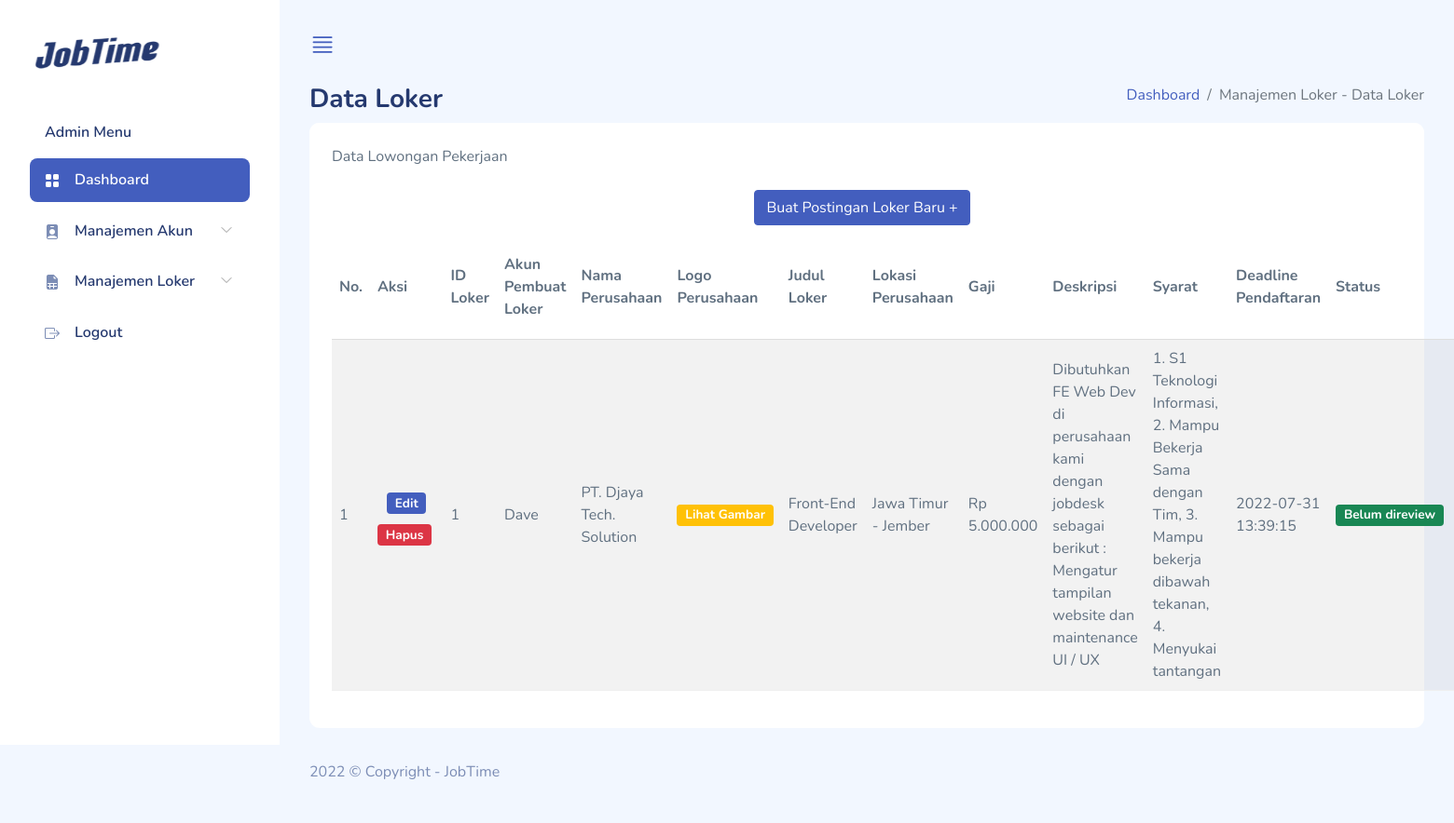
/index.php/admin/daftar_loker, run on the app's committed database.
### tables this page shows
CREATE TABLE `tb_jobs` (
  `id_jobs` int(10) NOT NULL,
  `id_user` int(10) NOT NULL,
  `id_jobs_status` int(1) NOT NULL,
  `logo` varchar(300) NOT NULL,
  `judul` varchar(100) NOT NULL,
  `perusahaan_nama` varchar(100) NOT NULL,
  `perusahaan_lokasi` varchar(100) NOT NULL,
  `gaji` int(30) DEFAULT NULL,
  `deskripsi` varchar(500) DEFAULT NULL,
  `syarat` varchar(500) DEFAULT NULL,
  `created_at` timestamp NOT NULL DEFAULT CURRENT_TIMESTAMP,
  `updated_at` timestamp NULL DEFAULT CURRENT_TIMESTAMP,
  `deadline` datetime NOT NULL,
  `link` varchar(500) NOT NULL
);

CREATE TABLE `tb_user` (
  `id_user` int(10) NOT NULL,
  `id_role` int(10) NOT NULL,
  `nama` varchar(100) NOT NULL,
  `email` varchar(100) NOT NULL,
  `password` varchar(100) NOT NULL,
  `no_hp` varchar(15) DEFAULT NULL,
  `tgl_lahir` date DEFAULT NULL,
  `jenis_kelamin` varchar(20) DEFAULT NULL,
  `foto` varchar(30) DEFAULT NULL,
  `provinsi` varchar(30) DEFAULT NULL,
  `kota` varchar(30) DEFAULT NULL,
  `kecamatan` varchar(30) DEFAULT NULL,
  `desa` varchar(30) DEFAULT NULL,
  `alamat` varchar(100) DEFAULT NULL,
  `created_at` timestamp NOT NULL DEFAULT CURRENT_TIMESTAMP,
  `updated_at` timestamp NULL DEFAULT CURRENT_TIMESTAMP
);

CREATE TABLE `tb_jobs_status` (
  `id_jobs_status` int(1) NOT NULL,
  `name_jobs_status` varchar(100) NOT NULL
);

### application/controllers/Admin.php (called while the page is built, shortened)
<?php
class Admin extends CI_Controller
{
    function __construct()
    {
        $this->load->model('M_admin');
    }
    public function daftar_loker()
    {
        $data['title'] = 'Daftar Loker | JobTime';
        $data['data_user'] = $this->M_admin->data_user($this->session->userdata('id_user'));
        $data['daftar_loker'] = $this->M_admin->daftar_loker();
        $this->load->view('template/meta', $data);
        $this->load->view('template/sidebar', $data);
        $this->load->view('data-loker', $data);
    }
}

### index.php (called while the page is built, shortened)
<?php
require_once BASEPATH.'core/CodeIgniter.php';

### application/models/M_admin.php (called while the page is built, shortened)
<?php
class M_admin extends CI_Model
{
    function data_user($id_user)
    {
        $this->db->select('*');
        $this->db->from('tb_user u');
        $this->db->where('u.id_user', $id_user);
        $query = $this->db->get();
        return $query->row_array();
    }
    function daftar_loker()
    {
        $this->db->select('*');
        $this->db->from('tb_jobs');
        $this->db->join('tb_jobs_status', 'tb_jobs_status.id_jobs_status = tb_jobs.id_jobs_status');
        $this->db->join('tb_user', 'tb_jobs.id_user = tb_user.id_user');
        $query = $this->db->get();
        return $query->result_array();
    }
}

### application/views/data-loker.php (the view, shortened to what this page needs)
<div class="page-heading">
  <div class="page-title">
    <div class="row">
      <div class="col-12 col-md-6 order-md-1 order-last">
        <h3>Data Loker</h3>
      </div>
      <div class="col-12 col-md-6 order-md-2 order-first">
        <nav aria-label="breadcrumb" class="breadcrumb-header float-start float-lg-end">
          <ol class="breadcrumb">
            <li class="breadcrumb-item">
              <a href="<?= base_url('admin') ?>">Dashboard</a>
            </li>
            <li class="breadcrumb-item active" aria-current="page">
              Manajemen Loker - Data Loker
            </li>
          </ol>
        </nav>
      </div>
    </div>
  </div>
  <section class="section">
    <div class="card">
      <div class="card-header">Data Lowongan Pekerjaan</div>
      <div class="text-center">
        <div class="buttons">
          <a href="<?= base_url('admin/form_create_loker/') ?>" class="btn btn-primary">Buat Postingan Loker Baru +</a>
        </div>
      </div>
      <div class="card-body">
        <table class="table table-striped" id="table1">
          <thead>
            <tr>
              <th>No.</th>
              <th>Aksi</th>
              <th>ID Loker</th>
              <th>Akun Pembuat Loker</th>
              <th>Nama Perusahaan</th>
              <th>Logo Perusahaan</th>
              <th>Judul Loker</th>
              <th>Lokasi Perusahaan</th>
              <th>Gaji</th>
              <th>Deskripsi</th>
              <th>Syarat</th>
              <th>Deadline Pendaftaran</th>
              <th>Status</th>
              <th>Link Whatsapp</th>
            </tr>
          </thead>
          <tbody>
            <?php if (count($daftar_loker) > 0) { ?>
              <?php $no = 1;
              foreach ($daftar_loker as $d) {
              ?>
                <tr>
                  <td><?= $no++ ?></td>
                  <td>
                    <a href="<?= base_url('admin/edit_loker/' . $d['id_jobs']) ?>">
                      <span class="badge bg-primary" style="margin: 10px">Edit</span>
                    </a>
                    <a href="<?= base_url('admin/hapus_loker/' . $d['id_jobs']) ?>" onclick="return confirm('Yakin ingin menghapus data ini?')">
                      <span class="badge bg-danger">Hapus</span>
                    </a>
                  </td>
                  <td><?= $d['id_jobs'] ?></td>
                  <td><?= $d['nama'] ?></td>
                  <td><?= $d['perusahaan_nama'] ?></td>
                  <td> <a href="<?= base_url('assets/images/logo_perusahaan/') . $d['logo'] ?>">
                      <span class="badge bg-warning">Lihat Gambar</span>
                  </td></a>
                  <td><?= $d['judul'] ?></td>
                  <td><?= $d['perusahaan_lokasi'] ?></td>
                  <td><?= "Rp " . number_format($d['gaji'], 0, ',', '.'); ?></td>
                  <td><?= $d['deskripsi'] ?></td>
                  <td><?= $d['syarat'] ?></td>
                  <td><?= $d['deadline'] ?></td>
                  <td><span class="badge bg-success"><?= $d['name_jobs_status'] ?></span></td>
                  <td><?= $d['link'] ?></td>
                </tr>
              <?php } ?>
            <?php } ?>
          </tbody>
        </table>
      </div>
    </div>
  </section>
</div>
<footer>
  <div class="footer clearfix mb-0 text-muted">
    <div class="float-start">
      <p>2022 &copy; Copyright - JobTime</p>
    </div>
  </div>
</footer>
</div>
</div>
</body>
</html>

### assets/css/app.css (style rules this page uses)
.btn.btn-danger,.btn.btn-info,.btn.btn-primary,.btn.btn-secondary,.btn.btn-success,.btn.btn-warning { color:#fff }
.buttons .btn { margin:0 10px 10px 0 }
.card { margin-bottom:2.2rem;border:none }
.card .card-header { border:none }
.card .card-header~.card-body { padding-top:0 }
.card .card-body { padding:1.5rem }
.dataTable-table td,.dataTable-table thead th,.table td,.table thead th { vertical-align:middle }
.dataTable-table:not(.table-borderless) thead th,.table:not(.table-borderless) thead th { border-bottom:1px solid #dedede!important }
.page-heading { margin:0 0 2rem }
.page-heading h3 { font-weight:700 }
a { text-decoration:none }

### data on the page
tb_jobs: id_jobs "1", id_user.nama "Dave", perusahaan_nama "PT. Djaya Tech. Solution", judul "Front-End Developer", perusahaan_lokasi "Jawa Timur - Jember", gaji "5.000.000", deskripsi "Dibutuhkan FE Web Dev di perusahaan kami dengan jobdesk sebagai berikut : Mengatur tampilan website dan maintenance UI / UX", syarat "1. S1 Teknologi Informasi, 2. Mampu Bekerja Sama dengan Tim, 3. Mampu bekerja dibawah tekanan, 4. Menyukai tantangan", deadline "2022-07-31 13:39:15", id_jobs_status.name_jobs_status "Belum direview"
